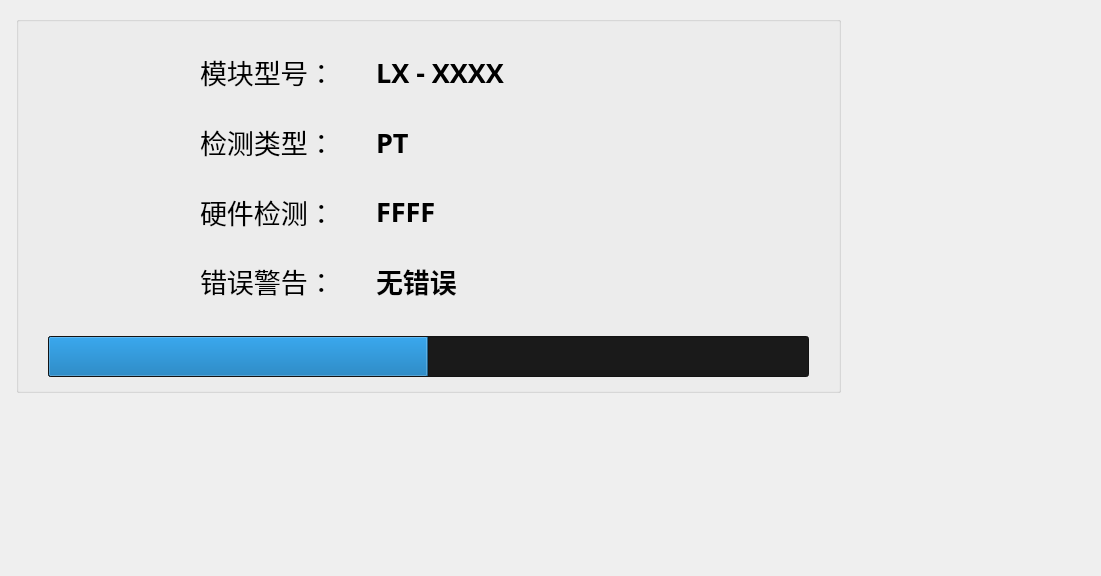
<?xml version="1.0" encoding="UTF-8"?>
<ui version="4.0">
 <class>Form</class>
 <widget class="QWidget" name="Form">
  <property name="geometry">
   <rect>
    <x>0</x>
    <y>0</y>
    <width>1101</width>
    <height>576</height>
   </rect>
  </property>
  <property name="windowTitle">
   <string>Form</string>
  </property>
  <widget class="QStackedWidget" name="stackedWidget">
   <property name="geometry">
    <rect>
     <x>8</x>
     <y>16</y>
     <width>865</width>
     <height>377</height>
    </rect>
   </property>
   <property name="currentIndex">
    <number>0</number>
   </property>
   <widget class="QWidget" name="page">
    <widget class="QGroupBox" name="groupBox">
     <property name="geometry">
      <rect>
       <x>8</x>
       <y>0</y>
       <width>825</width>
       <height>377</height>
      </rect>
     </property>
     <property name="title">
      <string/>
     </property>
     <widget class="QWidget" name="layoutWidget">
      <property name="geometry">
       <rect>
        <x>184</x>
        <y>24</y>
        <width>153</width>
        <height>273</height>
       </rect>
      </property>
      <layout class="QVBoxLayout" name="verticalLayout">
       <item>
        <widget class="QLabel" name="label_1">
         <property name="font">
          <font>
           <family>微软雅黑</family>
           <pointsize>20</pointsize>
          </font>
         </property>
         <property name="text">
          <string>模块型号：</string>
         </property>
        </widget>
       </item>
       <item>
        <widget class="QLabel" name="label_2">
         <property name="font">
          <font>
           <family>微软雅黑</family>
           <pointsize>20</pointsize>
          </font>
         </property>
         <property name="text">
          <string>检测类型：</string>
         </property>
        </widget>
       </item>
       <item>
        <widget class="QLabel" name="label_3">
         <property name="font">
          <font>
           <family>微软雅黑</family>
           <pointsize>20</pointsize>
          </font>
         </property>
         <property name="text">
          <string>硬件检测：</string>
         </property>
        </widget>
       </item>
       <item>
        <widget class="QLabel" name="label_4">
         <property name="font">
          <font>
           <family>微软雅黑</family>
           <pointsize>20</pointsize>
          </font>
         </property>
         <property name="text">
          <string>错误警告：</string>
         </property>
        </widget>
       </item>
      </layout>
     </widget>
     <widget class="QWidget" name="layoutWidget_2">
      <property name="geometry">
       <rect>
        <x>360</x>
        <y>24</y>
        <width>321</width>
        <height>273</height>
       </rect>
      </property>
      <layout class="QVBoxLayout" name="verticalLayout_2">
       <item>
        <widget class="QLabel" name="label_Module_Type">
         <property name="font">
          <font>
           <family>微软雅黑</family>
           <pointsize>20</pointsize>
           <weight>75</weight>
           <bold>true</bold>
          </font>
         </property>
         <property name="text">
          <string>LX - XXXX</string>
         </property>
        </widget>
       </item>
       <item>
        <widget class="QLabel" name="label_Object_Type">
         <property name="font">
          <font>
           <family>微软雅黑</family>
           <pointsize>20</pointsize>
           <weight>75</weight>
           <bold>true</bold>
          </font>
         </property>
         <property name="text">
          <string>PT</string>
         </property>
        </widget>
       </item>
       <item>
        <widget class="QLabel" name="label_Hard_Detection_Code">
         <property name="font">
          <font>
           <family>微软雅黑</family>
           <pointsize>20</pointsize>
           <weight>75</weight>
           <bold>true</bold>
          </font>
         </property>
         <property name="text">
          <string>FFFF</string>
         </property>
        </widget>
       </item>
       <item>
        <widget class="QLabel" name="label_Error">
         <property name="font">
          <font>
           <family>微软雅黑</family>
           <pointsize>20</pointsize>
           <weight>75</weight>
           <bold>true</bold>
          </font>
         </property>
         <property name="text">
          <string>无错误</string>
         </property>
        </widget>
       </item>
      </layout>
     </widget>
     <widget class="QProgressBar" name="progressBar_Calibration">
      <property name="geometry">
       <rect>
        <x>32</x>
        <y>320</y>
        <width>761</width>
        <height>41</height>
       </rect>
      </property>
      <property name="styleSheet">
       <string notr="true">background-color: #1a1a1a;
</string>
      </property>
      <property name="value">
       <number>50</number>
      </property>
      <property name="alignment">
       <set>Qt::AlignLeading|Qt::AlignLeft|Qt::AlignVCenter</set>
      </property>
      <property name="textVisible">
       <bool>false</bool>
      </property>
      <property name="orientation">
       <enum>Qt::Horizontal</enum>
      </property>
      <property name="invertedAppearance">
       <bool>false</bool>
      </property>
     </widget>
    </widget>
   </widget>
   <widget class="QWidget" name="page_2">
    <widget class="QGroupBox" name="groupBox_2">
     <property name="geometry">
      <rect>
       <x>0</x>
       <y>0</y>
       <width>833</width>
       <height>377</height>
      </rect>
     </property>
     <property name="title">
      <string/>
     </property>
     <widget class="QWidget" name="layoutWidget_3">
      <property name="geometry">
       <rect>
        <x>16</x>
        <y>56</y>
        <width>801</width>
        <height>33</height>
       </rect>
      </property>
      <layout class="QGridLayout" name="gridLayout_4">
       <item row="0" column="0">
        <widget class="QLabel" name="label_35">
         <property name="minimumSize">
          <size>
           <width>86</width>
           <height>0</height>
          </size>
         </property>
         <property name="text">
          <string>单位</string>
         </property>
         <property name="alignment">
          <set>Qt::AlignCenter</set>
         </property>
        </widget>
       </item>
       <item row="0" column="1">
        <widget class="QLabel" name="label_36">
         <property name="text">
          <string/>
         </property>
         <property name="alignment">
          <set>Qt::AlignCenter</set>
         </property>
        </widget>
       </item>
       <item row="0" column="2">
        <widget class="QLabel" name="label_37">
         <property name="text">
          <string/>
         </property>
         <property name="alignment">
          <set>Qt::AlignCenter</set>
         </property>
        </widget>
       </item>
       <item row="0" column="3">
        <widget class="QLabel" name="label_38">
         <property name="text">
          <string/>
         </property>
         <property name="alignment">
          <set>Qt::AlignCenter</set>
         </property>
        </widget>
       </item>
       <item row="0" column="4">
        <widget class="QLabel" name="label_39">
         <property name="text">
          <string/>
         </property>
         <property name="alignment">
          <set>Qt::AlignCenter</set>
         </property>
        </widget>
       </item>
       <item row="0" column="5">
        <widget class="QLabel" name="label_40">
         <property name="text">
          <string/>
         </property>
         <property name="alignment">
          <set>Qt::AlignCenter</set>
         </property>
        </widget>
       </item>
       <item row="0" column="6">
        <widget class="QLabel" name="label_41">
         <property name="text">
          <string/>
         </property>
         <property name="alignment">
          <set>Qt::AlignCenter</set>
         </property>
        </widget>
       </item>
       <item row="0" column="7">
        <widget class="QLabel" name="label_42">
         <property name="text">
          <string/>
         </property>
         <property name="alignment">
          <set>Qt::AlignCenter</set>
         </property>
        </widget>
       </item>
       <item row="0" column="8">
        <widget class="QLabel" name="label_43">
         <property name="text">
          <string/>
         </property>
         <property name="alignment">
          <set>Qt::AlignCenter</set>
         </property>
        </widget>
       </item>
      </layout>
     </widget>
     <widget class="QWidget" name="layoutWidget_4">
      <property name="geometry">
       <rect>
        <x>16</x>
        <y>96</y>
        <width>801</width>
        <height>265</height>
       </rect>
      </property>
      <layout class="QGridLayout" name="gridLayout">
       <item row="0" column="0">
        <widget class="QLabel" name="label_9">
         <property name="minimumSize">
          <size>
           <width>86</width>
           <height>0</height>
          </size>
         </property>
         <property name="text">
          <string>CH 1</string>
         </property>
         <property name="alignment">
          <set>Qt::AlignCenter</set>
         </property>
        </widget>
       </item>
       <item row="0" column="1">
        <widget class="QLineEdit" name="lineEdit_2"/>
       </item>
       <item row="0" column="2">
        <widget class="QLineEdit" name="lineEdit"/>
       </item>
       <item row="0" column="3">
        <widget class="QLineEdit" name="lineEdit_3"/>
       </item>
       <item row="0" column="4">
        <widget class="QLineEdit" name="lineEdit_4"/>
       </item>
       <item row="0" column="5">
        <widget class="QLineEdit" name="lineEdit_5"/>
       </item>
       <item row="0" column="6">
        <widget class="QLineEdit" name="lineEdit_6"/>
       </item>
       <item row="0" column="7">
        <widget class="QLineEdit" name="lineEdit_7"/>
       </item>
       <item row="0" column="8">
        <widget class="QLabel" name="label_20">
         <property name="sizePolicy">
          <sizepolicy hsizetype="Preferred" vsizetype="Preferred">
           <horstretch>0</horstretch>
           <verstretch>0</verstretch>
          </sizepolicy>
         </property>
         <property name="minimumSize">
          <size>
           <width>83</width>
           <height>0</height>
          </size>
         </property>
         <property name="text">
          <string>检测中...</string>
         </property>
         <property name="alignment">
          <set>Qt::AlignCenter</set>
         </property>
        </widget>
       </item>
       <item row="1" column="0">
        <widget class="QLabel" name="label_10">
         <property name="text">
          <string>CH 2</string>
         </property>
         <property name="alignment">
          <set>Qt::AlignCenter</set>
         </property>
        </widget>
       </item>
       <item row="1" column="1">
        <widget class="QLineEdit" name="lineEdit_8"/>
       </item>
       <item row="1" column="2">
        <widget class="QLineEdit" name="lineEdit_15"/>
       </item>
       <item row="1" column="3">
        <widget class="QLineEdit" name="lineEdit_22"/>
       </item>
       <item row="1" column="4">
        <widget class="QLineEdit" name="lineEdit_23"/>
       </item>
       <item row="1" column="5">
        <widget class="QLineEdit" name="lineEdit_24"/>
       </item>
       <item row="1" column="6">
        <widget class="QLineEdit" name="lineEdit_45"/>
       </item>
       <item row="1" column="7">
        <widget class="QLineEdit" name="lineEdit_51"/>
       </item>
       <item row="1" column="8">
        <widget class="QLabel" name="label_18">
         <property name="text">
          <string>检测中...</string>
         </property>
         <property name="alignment">
          <set>Qt::AlignCenter</set>
         </property>
        </widget>
       </item>
       <item row="2" column="0">
        <widget class="QLabel" name="label_12">
         <property name="text">
          <string>CH 3</string>
         </property>
         <property name="alignment">
          <set>Qt::AlignCenter</set>
         </property>
        </widget>
       </item>
       <item row="2" column="1">
        <widget class="QLineEdit" name="lineEdit_9"/>
       </item>
       <item row="2" column="2">
        <widget class="QLineEdit" name="lineEdit_16"/>
       </item>
       <item row="2" column="3">
        <widget class="QLineEdit" name="lineEdit_34"/>
       </item>
       <item row="2" column="4">
        <widget class="QLineEdit" name="lineEdit_35"/>
       </item>
       <item row="2" column="5">
        <widget class="QLineEdit" name="lineEdit_40"/>
       </item>
       <item row="2" column="6">
        <widget class="QLineEdit" name="lineEdit_46"/>
       </item>
       <item row="2" column="7">
        <widget class="QLineEdit" name="lineEdit_52"/>
       </item>
       <item row="2" column="8">
        <widget class="QLabel" name="label_21">
         <property name="text">
          <string>检测中...</string>
         </property>
         <property name="alignment">
          <set>Qt::AlignCenter</set>
         </property>
        </widget>
       </item>
       <item row="3" column="0">
        <widget class="QLabel" name="label_11">
         <property name="text">
          <string>CH 4</string>
         </property>
         <property name="alignment">
          <set>Qt::AlignCenter</set>
         </property>
        </widget>
       </item>
       <item row="3" column="1">
        <widget class="QLineEdit" name="lineEdit_10"/>
       </item>
       <item row="3" column="2">
        <widget class="QLineEdit" name="lineEdit_21"/>
       </item>
       <item row="3" column="3">
        <widget class="QLineEdit" name="lineEdit_33"/>
       </item>
       <item row="3" column="4">
        <widget class="QLineEdit" name="lineEdit_20"/>
       </item>
       <item row="3" column="5">
        <widget class="QLineEdit" name="lineEdit_19"/>
       </item>
       <item row="3" column="6">
        <widget class="QLineEdit" name="lineEdit_18"/>
       </item>
       <item row="3" column="7">
        <widget class="QLineEdit" name="lineEdit_17"/>
       </item>
       <item row="3" column="8">
        <widget class="QLabel" name="label_22">
         <property name="text">
          <string>检测中...</string>
         </property>
         <property name="alignment">
          <set>Qt::AlignCenter</set>
         </property>
        </widget>
       </item>
       <item row="4" column="0">
        <widget class="QLabel" name="label_13">
         <property name="text">
          <string>CH 5</string>
         </property>
         <property name="alignment">
          <set>Qt::AlignCenter</set>
         </property>
        </widget>
       </item>
       <item row="4" column="1">
        <widget class="QLineEdit" name="lineEdit_11"/>
       </item>
       <item row="4" column="2">
        <widget class="QLineEdit" name="lineEdit_27"/>
       </item>
       <item row="4" column="3">
        <widget class="QLineEdit" name="lineEdit_32"/>
       </item>
       <item row="4" column="4">
        <widget class="QLineEdit" name="lineEdit_36"/>
       </item>
       <item row="4" column="5">
        <widget class="QLineEdit" name="lineEdit_41"/>
       </item>
       <item row="4" column="6">
        <widget class="QLineEdit" name="lineEdit_47"/>
       </item>
       <item row="4" column="7">
        <widget class="QLineEdit" name="lineEdit_53"/>
       </item>
       <item row="4" column="8">
        <widget class="QLabel" name="label_23">
         <property name="text">
          <string>检测中...</string>
         </property>
         <property name="alignment">
          <set>Qt::AlignCenter</set>
         </property>
        </widget>
       </item>
       <item row="5" column="0">
        <widget class="QLabel" name="label_14">
         <property name="text">
          <string>CH 6</string>
         </property>
         <property name="alignment">
          <set>Qt::AlignCenter</set>
         </property>
        </widget>
       </item>
       <item row="5" column="1">
        <widget class="QLineEdit" name="lineEdit_12"/>
       </item>
       <item row="5" column="2">
        <widget class="QLineEdit" name="lineEdit_26"/>
       </item>
       <item row="5" column="3">
        <widget class="QLineEdit" name="lineEdit_31"/>
       </item>
       <item row="5" column="4">
        <widget class="QLineEdit" name="lineEdit_37"/>
       </item>
       <item row="5" column="5">
        <widget class="QLineEdit" name="lineEdit_42"/>
       </item>
       <item row="5" column="6">
        <widget class="QLineEdit" name="lineEdit_48"/>
       </item>
       <item row="5" column="7">
        <widget class="QLineEdit" name="lineEdit_54"/>
       </item>
       <item row="5" column="8">
        <widget class="QLabel" name="label_24">
         <property name="text">
          <string>检测中...</string>
         </property>
         <property name="alignment">
          <set>Qt::AlignCenter</set>
         </property>
        </widget>
       </item>
       <item row="6" column="0">
        <widget class="QLabel" name="label_15">
         <property name="text">
          <string>CH 7</string>
         </property>
         <property name="alignment">
          <set>Qt::AlignCenter</set>
         </property>
        </widget>
       </item>
       <item row="6" column="1">
        <widget class="QLineEdit" name="lineEdit_13"/>
       </item>
       <item row="6" column="2">
        <widget class="QLineEdit" name="lineEdit_25"/>
       </item>
       <item row="6" column="3">
        <widget class="QLineEdit" name="lineEdit_30"/>
       </item>
       <item row="6" column="4">
        <widget class="QLineEdit" name="lineEdit_38"/>
       </item>
       <item row="6" column="5">
        <widget class="QLineEdit" name="lineEdit_43"/>
       </item>
       <item row="6" column="6">
        <widget class="QLineEdit" name="lineEdit_49"/>
       </item>
       <item row="6" column="7">
        <widget class="QLineEdit" name="lineEdit_55"/>
       </item>
       <item row="6" column="8">
        <widget class="QLabel" name="label_25">
         <property name="text">
          <string>检测中...</string>
         </property>
         <property name="alignment">
          <set>Qt::AlignCenter</set>
         </property>
        </widget>
       </item>
       <item row="7" column="0">
        <widget class="QLabel" name="label_16">
         <property name="text">
          <string>CH 8</string>
         </property>
         <property name="alignment">
          <set>Qt::AlignCenter</set>
         </property>
        </widget>
       </item>
       <item row="7" column="1">
        <widget class="QLineEdit" name="lineEdit_14"/>
       </item>
       <item row="7" column="2">
        <widget class="QLineEdit" name="lineEdit_28"/>
       </item>
       <item row="7" column="3">
        <widget class="QLineEdit" name="lineEdit_29"/>
       </item>
       <item row="7" column="4">
        <widget class="QLineEdit" name="lineEdit_39"/>
       </item>
       <item row="7" column="5">
        <widget class="QLineEdit" name="lineEdit_44"/>
       </item>
       <item row="7" column="6">
        <widget class="QLineEdit" name="lineEdit_50"/>
       </item>
       <item row="7" column="7">
        <widget class="QLineEdit" name="lineEdit_56"/>
       </item>
       <item row="7" column="8">
        <widget class="QLabel" name="label_26">
         <property name="text">
          <string>检测中...</string>
         </property>
         <property name="alignment">
          <set>Qt::AlignCenter</set>
         </property>
        </widget>
       </item>
      </layout>
     </widget>
     <widget class="QWidget" name="layoutWidget_5">
      <property name="geometry">
       <rect>
        <x>16</x>
        <y>17</y>
        <width>801</width>
        <height>33</height>
       </rect>
      </property>
      <layout class="QGridLayout" name="gridLayout_2">
       <item row="0" column="0">
        <widget class="QLabel" name="label">
         <property name="minimumSize">
          <size>
           <width>86</width>
           <height>0</height>
          </size>
         </property>
         <property name="text">
          <string>  通道 ID</string>
         </property>
         <property name="alignment">
          <set>Qt::AlignCenter</set>
         </property>
        </widget>
       </item>
       <item row="0" column="1">
        <widget class="QLabel" name="label_5">
         <property name="text">
          <string>初始采样值</string>
         </property>
         <property name="alignment">
          <set>Qt::AlignCenter</set>
         </property>
        </widget>
       </item>
       <item row="0" column="2">
        <widget class="QLabel" name="label_6">
         <property name="text">
          <string>A 点校准</string>
         </property>
         <property name="alignment">
          <set>Qt::AlignCenter</set>
         </property>
        </widget>
       </item>
       <item row="0" column="3">
        <widget class="QLabel" name="label_7">
         <property name="text">
          <string>B 点校准</string>
         </property>
         <property name="alignment">
          <set>Qt::AlignCenter</set>
         </property>
        </widget>
       </item>
       <item row="0" column="4">
        <widget class="QLabel" name="label_8">
         <property name="text">
          <string>基准1检测</string>
         </property>
         <property name="alignment">
          <set>Qt::AlignCenter</set>
         </property>
        </widget>
       </item>
       <item row="0" column="5">
        <widget class="QLabel" name="label_17">
         <property name="text">
          <string>基准2检测</string>
         </property>
         <property name="alignment">
          <set>Qt::AlignCenter</set>
         </property>
        </widget>
       </item>
       <item row="0" column="6">
        <widget class="QLabel" name="label_19">
         <property name="text">
          <string>基准3检测</string>
         </property>
         <property name="alignment">
          <set>Qt::AlignCenter</set>
         </property>
        </widget>
       </item>
       <item row="0" column="7">
        <widget class="QLabel" name="label_27">
         <property name="text">
          <string>平均误差</string>
         </property>
         <property name="alignment">
          <set>Qt::AlignCenter</set>
         </property>
        </widget>
       </item>
       <item row="0" column="8">
        <widget class="QLabel" name="label_28">
         <property name="text">
          <string>校准结果</string>
         </property>
         <property name="alignment">
          <set>Qt::AlignCenter</set>
         </property>
        </widget>
       </item>
      </layout>
     </widget>
    </widget>
   </widget>
  </widget>
 </widget>
 <resources/>
 <connections/>
</ui>
